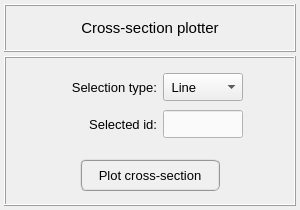
<?xml version="1.0" encoding="UTF-8"?>
<ui version="4.0">
 <class>Form</class>
 <widget class="QWidget" name="Form">
  <property name="geometry">
   <rect>
    <x>0</x>
    <y>0</y>
    <width>300</width>
    <height>210</height>
   </rect>
  </property>
  <property name="maximumSize">
   <size>
    <width>300</width>
    <height>210</height>
   </size>
  </property>
  <property name="windowTitle">
   <string>Form</string>
  </property>
  <layout class="QGridLayout" name="gridLayout">
   <property name="leftMargin">
    <number>4</number>
   </property>
   <property name="topMargin">
    <number>4</number>
   </property>
   <property name="rightMargin">
    <number>4</number>
   </property>
   <property name="bottomMargin">
    <number>4</number>
   </property>
   <property name="spacing">
    <number>4</number>
   </property>
   <item row="0" column="0">
    <widget class="QFrame" name="frame">
     <property name="minimumSize">
      <size>
       <width>0</width>
       <height>48</height>
      </size>
     </property>
     <property name="maximumSize">
      <size>
       <width>16777215</width>
       <height>48</height>
      </size>
     </property>
     <property name="frameShape">
      <enum>QFrame::Box</enum>
     </property>
     <property name="frameShadow">
      <enum>QFrame::Raised</enum>
     </property>
     <layout class="QGridLayout" name="gridLayout_2">
      <property name="leftMargin">
       <number>2</number>
      </property>
      <property name="topMargin">
       <number>2</number>
      </property>
      <property name="rightMargin">
       <number>2</number>
      </property>
      <property name="bottomMargin">
       <number>2</number>
      </property>
      <property name="spacing">
       <number>2</number>
      </property>
      <item row="0" column="0">
       <widget class="QLabel" name="label">
        <property name="font">
         <font>
          <pointsize>11</pointsize>
         </font>
        </property>
        <property name="text">
         <string>Cross-section plotter</string>
        </property>
        <property name="alignment">
         <set>Qt::AlignCenter</set>
        </property>
       </widget>
      </item>
     </layout>
    </widget>
   </item>
   <item row="1" column="0">
    <widget class="QFrame" name="frame_2">
     <property name="frameShape">
      <enum>QFrame::Box</enum>
     </property>
     <property name="frameShadow">
      <enum>QFrame::Raised</enum>
     </property>
     <layout class="QGridLayout" name="gridLayout_3">
      <property name="leftMargin">
       <number>4</number>
      </property>
      <property name="topMargin">
       <number>4</number>
      </property>
      <property name="rightMargin">
       <number>4</number>
      </property>
      <property name="bottomMargin">
       <number>4</number>
      </property>
      <property name="spacing">
       <number>4</number>
      </property>
      <item row="0" column="0">
       <widget class="QFrame" name="selection_frame">
        <property name="minimumSize">
         <size>
          <width>0</width>
          <height>80</height>
         </size>
        </property>
        <property name="maximumSize">
         <size>
          <width>16777215</width>
          <height>80</height>
         </size>
        </property>
        <property name="frameShape">
         <enum>QFrame::NoFrame</enum>
        </property>
        <property name="frameShadow">
         <enum>QFrame::Raised</enum>
        </property>
        <layout class="QGridLayout" name="gridLayout_26" rowstretch="0,0">
         <property name="leftMargin">
          <number>2</number>
         </property>
         <property name="topMargin">
          <number>0</number>
         </property>
         <property name="rightMargin">
          <number>2</number>
         </property>
         <property name="bottomMargin">
          <number>0</number>
         </property>
         <property name="horizontalSpacing">
          <number>6</number>
         </property>
         <property name="verticalSpacing">
          <number>2</number>
         </property>
         <item row="0" column="2">
          <widget class="QComboBox" name="comboBox_selection">
           <property name="minimumSize">
            <size>
             <width>0</width>
             <height>28</height>
            </size>
           </property>
           <property name="maximumSize">
            <size>
             <width>80</width>
             <height>28</height>
            </size>
           </property>
           <property name="font">
            <font>
             <pointsize>10</pointsize>
            </font>
           </property>
           <item>
            <property name="text">
             <string> Line</string>
            </property>
           </item>
           <item>
            <property name="text">
             <string> Element</string>
            </property>
           </item>
          </widget>
         </item>
         <item row="0" column="1">
          <widget class="QLabel" name="label_attribute">
           <property name="minimumSize">
            <size>
             <width>100</width>
             <height>28</height>
            </size>
           </property>
           <property name="maximumSize">
            <size>
             <width>100</width>
             <height>28</height>
            </size>
           </property>
           <property name="font">
            <font>
             <pointsize>10</pointsize>
            </font>
           </property>
           <property name="text">
            <string>Selection type:</string>
           </property>
           <property name="alignment">
            <set>Qt::AlignRight|Qt::AlignTrailing|Qt::AlignVCenter</set>
           </property>
          </widget>
         </item>
         <item row="1" column="1">
          <widget class="QLabel" name="label_selected_id">
           <property name="minimumSize">
            <size>
             <width>0</width>
             <height>28</height>
            </size>
           </property>
           <property name="maximumSize">
            <size>
             <width>16777215</width>
             <height>28</height>
            </size>
           </property>
           <property name="font">
            <font>
             <pointsize>10</pointsize>
             <weight>50</weight>
             <bold>false</bold>
            </font>
           </property>
           <property name="text">
            <string>Selected id:</string>
           </property>
           <property name="alignment">
            <set>Qt::AlignRight|Qt::AlignTrailing|Qt::AlignVCenter</set>
           </property>
          </widget>
         </item>
         <item row="1" column="2">
          <widget class="QLineEdit" name="lineEdit_selected_id">
           <property name="minimumSize">
            <size>
             <width>0</width>
             <height>28</height>
            </size>
           </property>
           <property name="maximumSize">
            <size>
             <width>80</width>
             <height>28</height>
            </size>
           </property>
           <property name="font">
            <font>
             <pointsize>10</pointsize>
             <kerning>false</kerning>
            </font>
           </property>
           <property name="focusPolicy">
            <enum>Qt::ClickFocus</enum>
           </property>
           <property name="styleSheet">
            <string notr="true">QLineEdit{color: rgb(0, 0, 0); background-color: rgb(250, 250, 250)}
QLineEdit:disabled{color: rgb(100, 100, 100); background-color: rgb(240, 240, 240)}</string>
           </property>
           <property name="alignment">
            <set>Qt::AlignCenter</set>
           </property>
          </widget>
         </item>
         <item row="1" column="3">
          <spacer name="horizontalSpacer_2">
           <property name="orientation">
            <enum>Qt::Horizontal</enum>
           </property>
           <property name="sizeHint" stdset="0">
            <size>
             <width>40</width>
             <height>20</height>
            </size>
           </property>
          </spacer>
         </item>
         <item row="1" column="0">
          <spacer name="horizontalSpacer">
           <property name="orientation">
            <enum>Qt::Horizontal</enum>
           </property>
           <property name="sizeHint" stdset="0">
            <size>
             <width>40</width>
             <height>20</height>
            </size>
           </property>
          </spacer>
         </item>
        </layout>
       </widget>
      </item>
      <item row="1" column="0">
       <widget class="QFrame" name="frame_3">
        <property name="minimumSize">
         <size>
          <width>0</width>
          <height>42</height>
         </size>
        </property>
        <property name="maximumSize">
         <size>
          <width>16777215</width>
          <height>42</height>
         </size>
        </property>
        <property name="frameShape">
         <enum>QFrame::NoFrame</enum>
        </property>
        <property name="frameShadow">
         <enum>QFrame::Raised</enum>
        </property>
        <layout class="QGridLayout" name="gridLayout_4">
         <property name="leftMargin">
          <number>0</number>
         </property>
         <property name="topMargin">
          <number>0</number>
         </property>
         <property name="rightMargin">
          <number>0</number>
         </property>
         <property name="bottomMargin">
          <number>0</number>
         </property>
         <property name="spacing">
          <number>0</number>
         </property>
         <item row="0" column="0">
          <widget class="QPushButton" name="pushButton_plot_cross_section">
           <property name="sizePolicy">
            <sizepolicy hsizetype="Minimum" vsizetype="Fixed">
             <horstretch>0</horstretch>
             <verstretch>0</verstretch>
            </sizepolicy>
           </property>
           <property name="minimumSize">
            <size>
             <width>140</width>
             <height>32</height>
            </size>
           </property>
           <property name="maximumSize">
            <size>
             <width>140</width>
             <height>32</height>
            </size>
           </property>
           <property name="font">
            <font>
             <family>MS Shell Dlg 2</family>
             <pointsize>10</pointsize>
             <weight>50</weight>
             <italic>false</italic>
             <bold>false</bold>
            </font>
           </property>
           <property name="styleSheet">
            <string notr="true">QPushButton{border-radius: 6px; border-color: rgb(150, 150, 150); border-style: ridge; border-width: 2px; color: rgb(0, 0, 0); background-color: rgb(240, 240, 240)}
QPushButton:hover{border-radius: 6px; border-color: rgb(0, 170, 255); border-style: ridge; border-width: 2px; color: rgb(0, 0, 0); background-color: rgba(174, 213, 255, 100)}
QPushButton:pressed{border-radius: 6px; border-color: rgb(0, 170, 255); border-style: ridge; border-width: 2px; color: rgb(0, 0, 0); background-color: rgb(174, 213, 255)}
QPushButton:disabled{border-radius: 6px; border-color: rgb(150, 150, 150); border-style: ridge; border-width: 0px; color: rgb(150,150, 150); background-color: rgb(220, 220, 220)}</string>
           </property>
           <property name="text">
            <string>Plot cross-section</string>
           </property>
           <property name="default">
            <bool>true</bool>
           </property>
          </widget>
         </item>
        </layout>
       </widget>
      </item>
     </layout>
    </widget>
   </item>
  </layout>
 </widget>
 <resources/>
 <connections/>
</ui>
